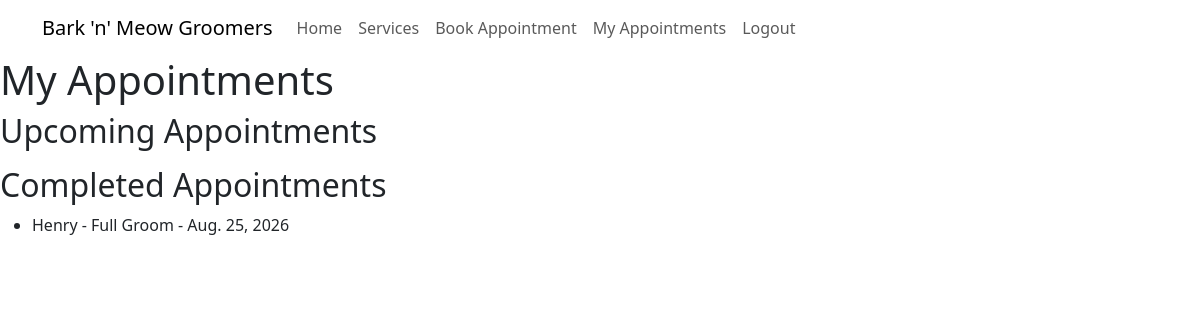
Screenshot of /my-appointments/ (signed in) with the database file from the repository.
### bookings/models.py (models this page shows, shortened)
class Appointment(models.Model):
    STATUS_CHOICES = [
        ('pending', 'Pending'),
        ('confirmed', 'Confirmed'),
        ('completed', 'Completed'),
        ('cancelled', 'Cancelled'),
    ]
    user = models.ForeignKey(User, on_delete=models.CASCADE)
    pet = models.ForeignKey(Pet, on_delete=models.CASCADE)
    service = models.ForeignKey(GroomingService, on_delete=models.CASCADE)
    appointment_date = models.DateField()
    appointment_time = models.TimeField()
    status = models.CharField(max_length=10, choices=STATUS_CHOICES, default='pending')
    notes = models.TextField(blank=True)
    created_on = models.DateTimeField(auto_now_add=True)
    updated_on = models.DateTimeField(auto_now=True)

class Pet(models.Model):
    PET_TYPES = [
        ('Dog', 'Dog'),
        ('Cat', 'Cat'),
    ]
    PET_SIZES = [
        ('Small', 'Small'),
        ('Medium', 'Medium'),
        ('Large', 'Large'),
    ]
    owner = models.ForeignKey(User, on_delete=models.CASCADE)
    name = models.CharField(max_length=100)
    pet_type = models.CharField(max_length=10, choices=PET_TYPES)
    breed = models.CharField(max_length=100, blank=True)
    age = models.PositiveIntegerField()
    size = models.CharField(max_length=10, choices=PET_SIZES)
    notes = models.TextField(blank=True)
    image = CloudinaryField('image', blank=True, null=True)

class GroomingService(models.Model):
    name = models.CharField(max_length=100)
    description = models.TextField()
    price = models.DecimalField(max_digits=6, decimal_places=2)
    duration = models.PositiveIntegerField()

### bookings/views.py (the view)
# urls.py: path('my-appointments/', views.my_appointments, name='my_appointments'),
@login_required
def my_appointments(request):
    upcoming_appointments = Appointment.objects.filter(user=request.user).exclude(status__in=['cancelled', 'completed'])
    completed_appointments = Appointment.objects.filter(user=request.user, status='completed')
    return render(request, 'my_appointments.html', {'upcoming_appointments': upcoming_appointments, 'completed_appointments': completed_appointments})

### templates/my_appointments.html (shortened to what this page needs)
{% extends 'base.html' %}
{% block content %}
<h1>My Appointments</h1>
<h2>Upcoming Appointments</h2>
<h2>Completed Appointments</h2>
<ul>
    {% for appointment in completed_appointments %}
    <li>
        {{ appointment.pet.name }} -
        {{ appointment.service.name }} -
        {{ appointment.appointment_date }}
    </li>
    {% empty %}
    <li>No completed appointments yet.</li>
    {% endfor %}
</ul>
{% endblock %}

### rows the page displays
Appointment: pet.name "Henry", service.name "Full Groom", appointment_date "Aug. 25, 2026"
